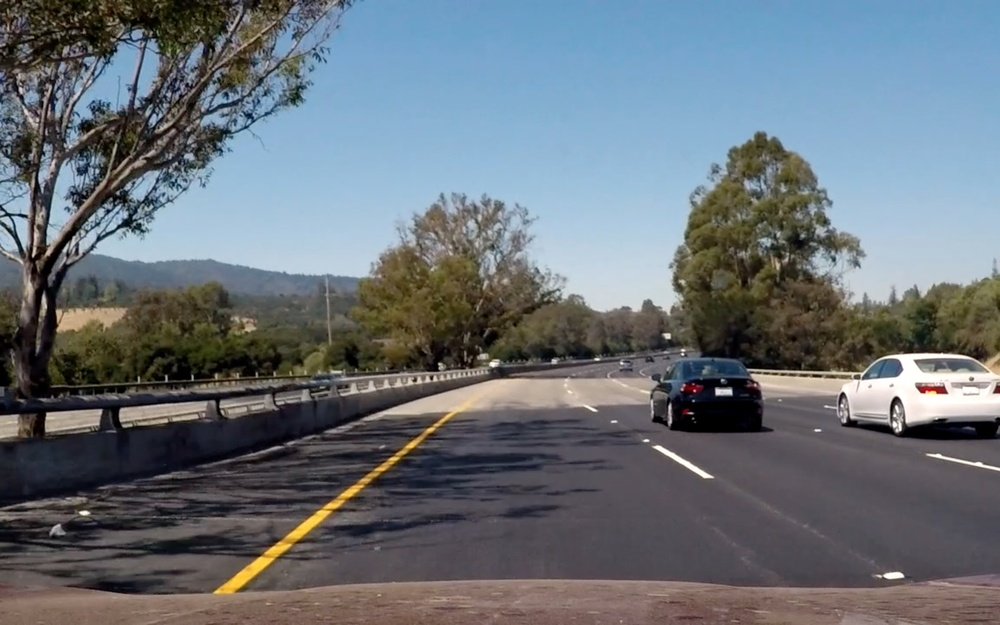
#> input picture test_images/challenge_test.jpg, 1000 x 625 px, shrunk from 2560 x 1600 before the run
$ python -i user_functions_P1.py   (imports and definitions only)
#> lines starting #> are read from the running program, lines starting #| are printed output that depends on the picture; after the words box and inside, x2 and y2 are one past the last pixel; in counts of white or black regions, pixels touching at a corner belong together
import numpy as np
import cv2


def grayscale(img, useBlue=False):
    """Applies the Grayscale transform
    This will return an image with only one color channel
    but NOTE: to see the returned image as grayscale
    you should call plt.imshow(gray, cmap='gray')"""
    if useBlue:
        return img[:,:,2]
    else:
        return cv2.cvtColor(img, cv2.COLOR_RGB2GRAY)
    # Or use BGR2GRAY if you read an image with cv2.imread()
    # return cv2.cvtColor(img, cv2.COLOR_BGR2GRAY)


def canny(img, low_threshold, high_threshold):
    """Applies the Canny transform"""
    return cv2.Canny(img, low_threshold, high_threshold)


def gaussian_blur(img, kernel_size):
    """Applies a Gaussian Noise kernel"""
    return cv2.GaussianBlur(img, (kernel_size, kernel_size), 0)


def region_of_interest(img, vertices):
    """
    Applies an image mask.

    Only keeps the region of the image defined by the polygon
    formed from `vertices`. The rest of the image is set to black.
    """
    # defining a blank mask to start with
    mask = np.zeros_like(img)

    # defining a 3 channel or 1 channel color to fill the mask with depending on the input image
    if len(img.shape) > 2:
        channel_count = img.shape[2]  # i.e. 3 or 4 depending on your image
        ignore_mask_color = (255,) * channel_count
    else:
        ignore_mask_color = 255

    # filling pixels inside the polygon defined by "vertices" with the fill color
    cv2.fillPoly(mask, vertices, ignore_mask_color)

    # returning the image only where mask pixels are nonzero
    masked_image = cv2.bitwise_and(img, mask)
    return masked_image


def draw_lines(img, lines, color=[255, 0, 0], thickness=2):
    """
    NOTE: this is the function you might want to use as a starting point once you want to
    average/extrapolate the line segments you detect to map out the full
    extent of the lane (going from the result shown in raw-lines-example.mp4
    to that shown in P1_example.mp4).

    Think about things like separating line segments by their
    slope ((y2-y1)/(x2-x1)) to decide which segments are part of the left
    line vs. the right line.  Then, you can average the position of each of
    the lines and extrapolate to the top and bottom of the lane.

    This function draws `lines` with `color` and `thickness`.
    Lines are drawn on the image inplace (mutates the image).
    If you want to make the lines semi-transparent, think about combining
    this function with the weighted_img() function below
    """

    line_img = np.zeros((img.shape[0], img.shape[1], 3), dtype=np.uint8)

    for line in lines:
        for x1, y1, x2, y2 in line:
            cv2.line(line_img, (x1, y1), (x2, y2), color, thickness)

    return line_img


def hough_lines(img, rho, theta, threshold, min_line_len, max_line_gap):
    """
    `img` should be the output of a Canny transform.

    Returns an image with hough lines drawn.
    """
    lines = cv2.HoughLinesP(img, rho, theta, threshold, np.array([]), minLineLength=min_line_len,
                            maxLineGap=max_line_gap)

    return lines

def calculate_slope(line):

    return (line[0,3]-line[0,1])/(line[0,2]-line[0,0])

def calculate_x(point, slope, lim_y):

    b = -point[0]*slope+point[1]
    x = (lim_y-b)/slope

    return x

def extend_line(raw_line, ysize, xsize):
    upper_lim = int(ysize*0.6)
    lower_lim = ysize

    middle = np.array([np.mean([raw_line[0,0], raw_line[0,2]]), np.mean([raw_line[0,1], raw_line[0,3]])], dtype=int)
    slope = calculate_slope(raw_line)

    upper_x = max(min(calculate_x(middle, slope, upper_lim).astype(int), xsize), 0)
    lower_x = max(min(calculate_x(middle, slope, lower_lim).astype(int), xsize), 0)

    return np.array([[upper_x, upper_lim, lower_x, lower_lim]])


def calculate_path_lines(raw_hough_lines, img):

    slopes = np.zeros(raw_hough_lines.shape[0])
    i = 0

    for raw_hough_line in raw_hough_lines:
        slopes[i] = calculate_slope(raw_hough_line)
        i += 1

    raw_hough_lines = raw_hough_lines[abs(slopes)>0.55]
    slopes = slopes[abs(slopes) > 0.55]

    raw_hough_lines = raw_hough_lines[abs(slopes)<0.8]
    slopes = slopes[abs(slopes) < 0.8]

    if slopes[slopes>0].size>0:
        left_line = np.array([[raw_hough_lines[slopes>0, :, 0].mean(), raw_hough_lines[slopes>0, :, 1].mean(),
                  raw_hough_lines[slopes>0, :, 2].mean(), raw_hough_lines[slopes>0, :, 3].mean()]], dtype=int)
        left_line_extend = extend_line(left_line, img.shape[0], img.shape[1])
    else:
        left_line_extend = np.array([[0, 0, 0, 0]])

    if slopes[slopes<0].size>0:
        right_line = np.array([[raw_hough_lines[slopes < 0, :, 0].mean(), raw_hough_lines[slopes < 0, :, 1].mean(),
                    raw_hough_lines[slopes < 0, :, 2].mean(), raw_hough_lines[slopes < 0, :, 3].mean()]], dtype=int)
        right_line_extend = extend_line(right_line, img.shape[0], img.shape[1])
    else:
        right_line_extend = np.array([[0, 0, 0, 0]])


    path_lines = np.array([left_line_extend, right_line_extend])

    return path_lines

# Python 3 has support for cool math symbols.

def weighted_img(img, initial_img, α=0.8, β=1., λ=0.):
    """
    `img` is the output of the hough_lines(), An image with lines drawn on it.
    Should be a blank image (all black) with lines drawn on it.

    `initial_img` should be the image before any processing.

    The result image is computed as follows:

    initial_img * α + img * β + λ
    NOTE: initial_img and img must be the same shape!
    """
    return cv2.addWeighted(initial_img, α, img, β, λ)

def get_raw_lines_of_images(img, gaussian_kernel_size, canny_lower_thres, canny_upper_thres,
                            v_coeff, hough_rho, hough_theta, hough_thres, hough_min_line_length,
                            hough_max_line_gap, useBlue):

    grayimg = grayscale(img, useBlue)
    blurimg = gaussian_blur(grayimg, gaussian_kernel_size)
    edges = canny(blurimg, canny_lower_thres, canny_upper_thres)

    ysize = img.shape[0]
    xsize = img.shape[1]
    vertices = np.array([[(0, ysize), (xsize * v_coeff[1], ysize * v_coeff[0]),
                          (xsize * v_coeff[2], ysize * v_coeff[0]), (xsize, ysize),
                          (xsize * v_coeff[4], ysize), (xsize / 2, ysize * v_coeff[5]),
                          (xsize * v_coeff[3], ysize)]], dtype=np.int32)
    section_img = region_of_interest(edges, vertices)

    raw_hough_lines = hough_lines(section_img, hough_rho, hough_theta, hough_thres,
                                  hough_min_line_length, hough_max_line_gap)

    return raw_hough_lines, section_img


def process_image(img, rho, hough_thres, min_line_length, max_line_gap,
                  theta = np.pi/180, kernel_size = 7, upper_thres = 160, lower_thres = 55,
                  v_coeff = [0.6, 0.47, 0.53, 0.2, 0.8, 0.7]):
    # NOTE: The output you return should be a color image (3 channel) for processing video below
    # you should return the final output (image with lines are drawn on lanes)

    """
    hsv = cv2.cvtColor(img, cv2.COLOR_BGR2HSV)
    useHSV = False

    if useHSV:
        img_show = img
        img = hsv
    else:
        img_show = img

    """
    useBlue = False

    raw_hough_lines, section_img = get_raw_lines_of_images(img, kernel_size, lower_thres, upper_thres, v_coeff,
                                              rho, theta, hough_thres, min_line_length, max_line_gap, useBlue)

    path_lines = calculate_path_lines(raw_hough_lines, img)

    if any(path_lines.sum(axis=2) == 0):
        useBlue = True
        raw_hough_lines, section_img = get_raw_lines_of_images(img, kernel_size-2, lower_thres, upper_thres*0.8,
                                                               v_coeff, rho, theta, hough_thres,
                                                               min_line_length, max_line_gap, useBlue)
        path_lines = calculate_path_lines(raw_hough_lines, img)


    line_img = draw_lines(img, raw_hough_lines)
    line_img_ = draw_lines(img, path_lines, color=[0, 255, 255], thickness=8)

    result = weighted_img(line_img, img)
    result = weighted_img(line_img_, result)
    #result = weighted_img(line_img_, img_show)

    grayimg = np.array([section_img, section_img, section_img])
    grayimg = np.swapaxes(grayimg, 0, 2)
    grayimg = np.swapaxes(grayimg, 0, 1)

    #result = grayimg

    return result

def process_img_p(img):

    rho = 4  # distance resolution in pixels of the Hough grid
    hough_thres = 20
    min_line_length = 80  # minimum number of pixels making up a line
    max_line_gap = 40  # maximum gap in pixels between connectable line segments

    result = process_image(img, rho, hough_thres, min_line_length, max_line_gap)

    return result

>>> import cv2
>>> picture = cv2.cvtColor(cv2.imread('../test_images/challenge_test.jpg'), cv2.COLOR_BGR2RGB)
>>> result = process_img_p(picture)
#> in canny, `return cv2.Canny(img, low_threshold, high_threshold)`:
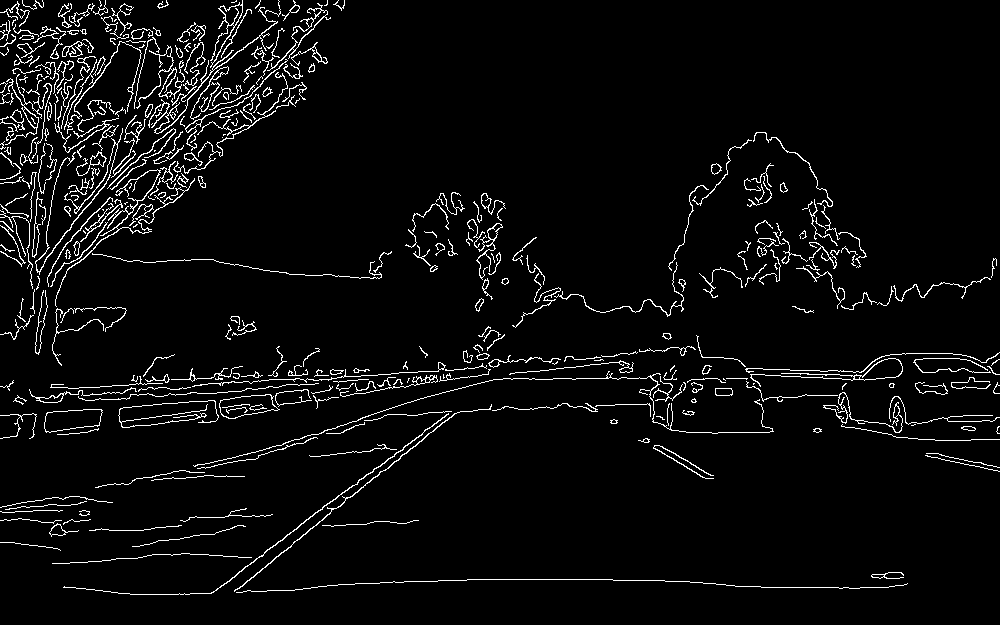
#> returned value: shape (625, 1000); 4.4% white in thin lines or dots
#> in region_of_interest, `cv2.fillPoly(mask, vertices, ignore_mask_color)`:
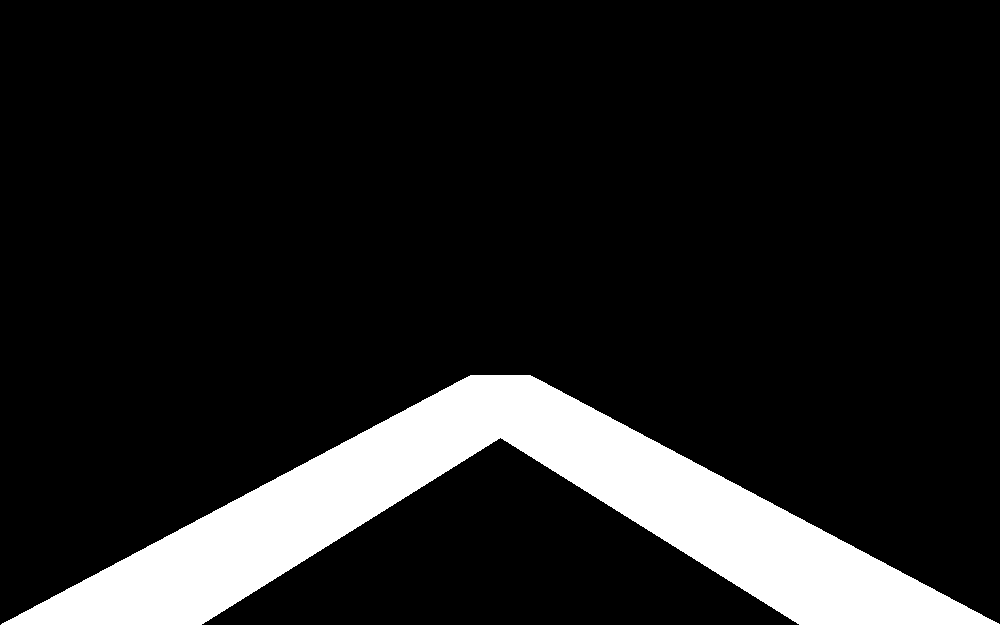
#> mask: shape (625, 1000); 12.3% white; 1 white region, box (x1, y1, x2, y2) and area: (1, 375, 1000, 625) 76807
#> in region_of_interest, `masked_image = cv2.bitwise_and(img, mask)`:
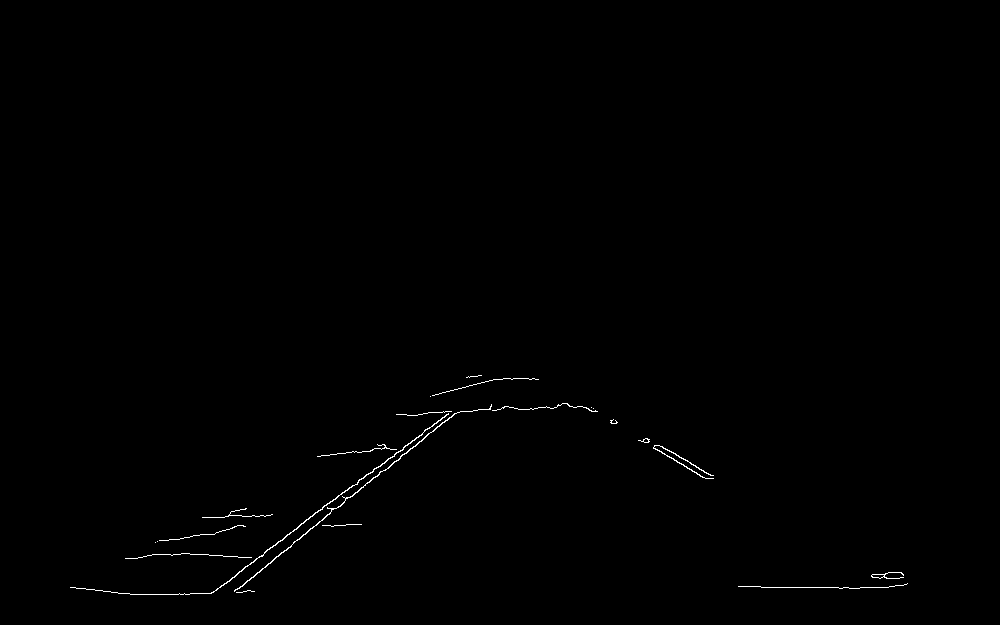
#> masked_image: shape (625, 1000); 0.35% white in thin lines or dots, all inside (x1, y1, x2, y2) = (70, 375, 908, 595)
#> in hough_lines, `lines = cv2.HoughLinesP(img, rho, theta, threshold, np.array([]), minL..`: lines = 14 rows, first 6: [210, 593, 448, 414], [234, 590, 445, 420], [595, 410, 712, 475], [181, 553, 275, 558], [585, 407, 702, 477], [142, 557, 241, 509]
#> in get_raw_lines_of_images, `raw_hough_lines = hough_lines(section_img, hough_rho, hough_theta, hou..`: raw_hough_lines has the same summary as lines in hough_lines
#> in process_image, `raw_hough_lines, section_img = get_raw_lines_of_images(img, kernel_siz..`: raw_hough_lines has the same summary as lines in hough_lines
#> the loop in calculate_path_lines, `for raw_hough_line in raw_hough_lines:` made 14 passes
#> after the loop in calculate_path_lines, `for raw_hough_line in raw_hough_lines:`: i = 14; slopes = [-0.752, -0.806, 0.556, 0.0532, 0.598, -0.485, -0.0654, 0.0865, -0.178, -0.139, 0.0194, -0.0619, 0.557, -0.814]
#> in calculate_path_lines, `raw_hough_lines = raw_hough_lines[abs(slopes)>0.55]`: raw_hough_lines = [[210, 593, 448, 414], [234, 590, 445, 420], [595, 410, 712, 475], [585, 407, 702, 477], [591, 407, 713, 475], [247, 581, 360, 489]]
#> in calculate_path_lines, `slopes = slopes[abs(slopes) > 0.55]`: slopes = [-0.752, -0.806, 0.556, 0.598, 0.557, -0.814]
#> in calculate_path_lines, `raw_hough_lines = raw_hough_lines[abs(slopes)<0.8]`: raw_hough_lines = [[210, 593, 448, 414], [595, 410, 712, 475], [585, 407, 702, 477], [591, 407, 713, 475]]
#> in calculate_path_lines, `slopes = slopes[abs(slopes) < 0.8]`: slopes = [-0.752, 0.556, 0.598, 0.557]
#> in calculate_path_lines, `left_line = np.array([[raw_hough_lines[slopes>0, :, 0].mean(), raw_hou..`: left_line = [[590, 408, 709, 475]]
#> in extend_line, `middle = np.array([np.mean([raw_line[0,0], raw_line[0,2]]), np.mean([r..`: middle = [649, 441]
#> in extend_line, `slope = calculate_slope(raw_line)`: slope = 0.563
#> in calculate_x, `b = -point[0]*slope+point[1]`: b = 75.6
#> in calculate_x, `x = (lim_y-b)/slope`: x = 531.8
#> in extend_line, `upper_x = max(min(calculate_x(middle, slope, upper_lim).astype(int), x..`: upper_x = 531
#> in extend_line, `lower_x = max(min(calculate_x(middle, slope, lower_lim).astype(int), x..`: lower_x = 975
#> in calculate_path_lines, `left_line_extend = extend_line(left_line, img.shape[0], img.shape[1])`: left_line_extend = [[531, 375, 975, 625]]
#> in calculate_path_lines, `right_line = np.array([[raw_hough_lines[slopes < 0, :, 0].mean(), raw_..`: right_line = [[210, 593, 448, 414]]
#> in calculate_path_lines, `right_line_extend = extend_line(right_line, img.shape[0], img.shape[1])`: right_line_extend = [[499, 375, 166, 625]]
#> in calculate_path_lines, `path_lines = np.array([left_line_extend, right_line_extend])`: path_lines = [[531, 375, 975, 625], [499, 375, 166, 625]]
#> the loop in draw_lines, `for line in lines:` made 14 passes
#> call 2 of draw_lines, with lines = array of shape (2, 1, 4), thickness = 8
#> the loop in draw_lines (call 2), `for line in lines:` made 2 passes
#> after the loop in draw_lines (call 2), `for line in lines:`:
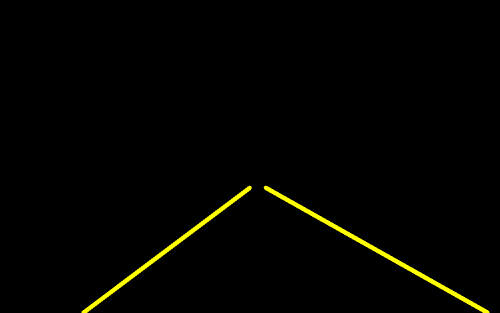
#> line_img: shape (625, 1000, 3) (shown at 1/2 size); mean of channels 0, 1, 2 0, 3.3, 3.3; drawn as B, G, R
#> in weighted_img, `return cv2.addWeighted(initial_img, α, img, β, λ)`:
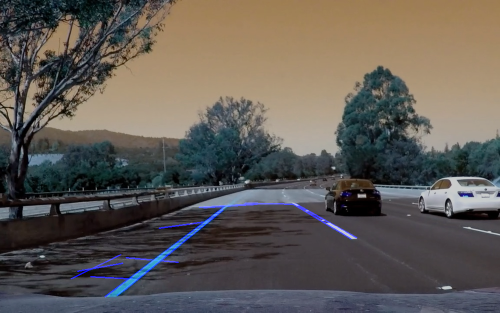
#> returned value: shape (625, 1000, 3) (shown at 1/2 size); mean of channels 0, 1, 2 85.4, 90.3, 95.7; drawn as B, G, R
#> call 2 of weighted_img, with α = 0.8, β = 1, λ = 0
#> in weighted_img (call 2), `return cv2.addWeighted(initial_img, α, img, β, λ)`:
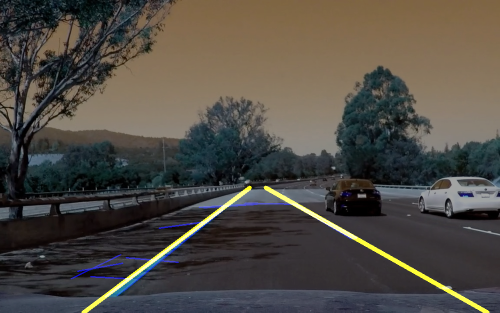
#> returned value: shape (625, 1000, 3) (shown at 1/2 size); mean of channels 0, 1, 2 68.3, 74.6, 79.1; drawn as B, G, R
#> in process_image, `grayimg = np.swapaxes(grayimg, 0, 2)`:
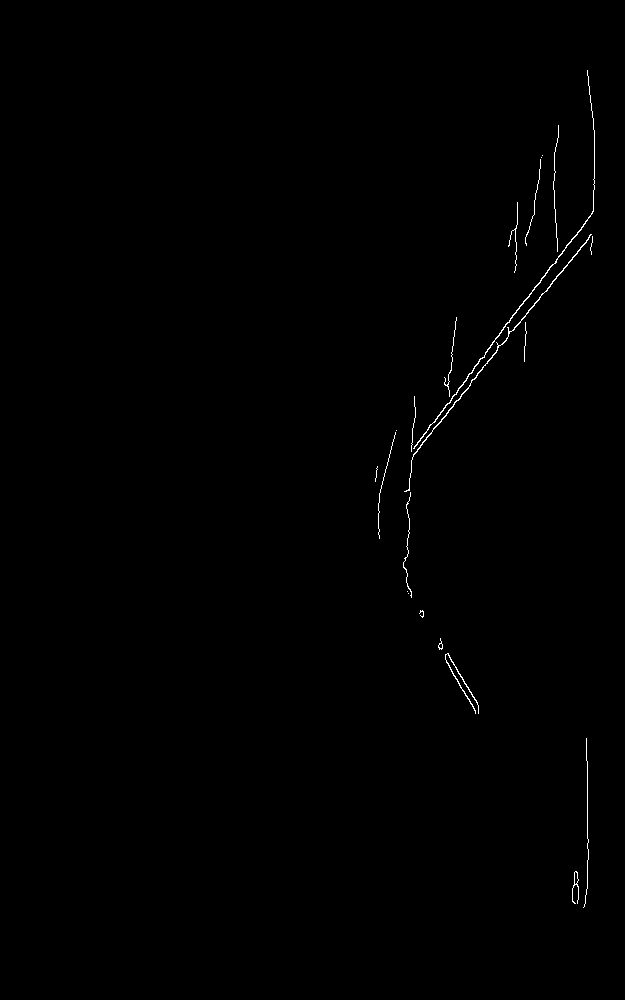
#> grayimg: shape (1000, 625, 3); 0.35% white in thin lines or dots, all inside (x1, y1, x2, y2) = (375, 70, 595, 908)
